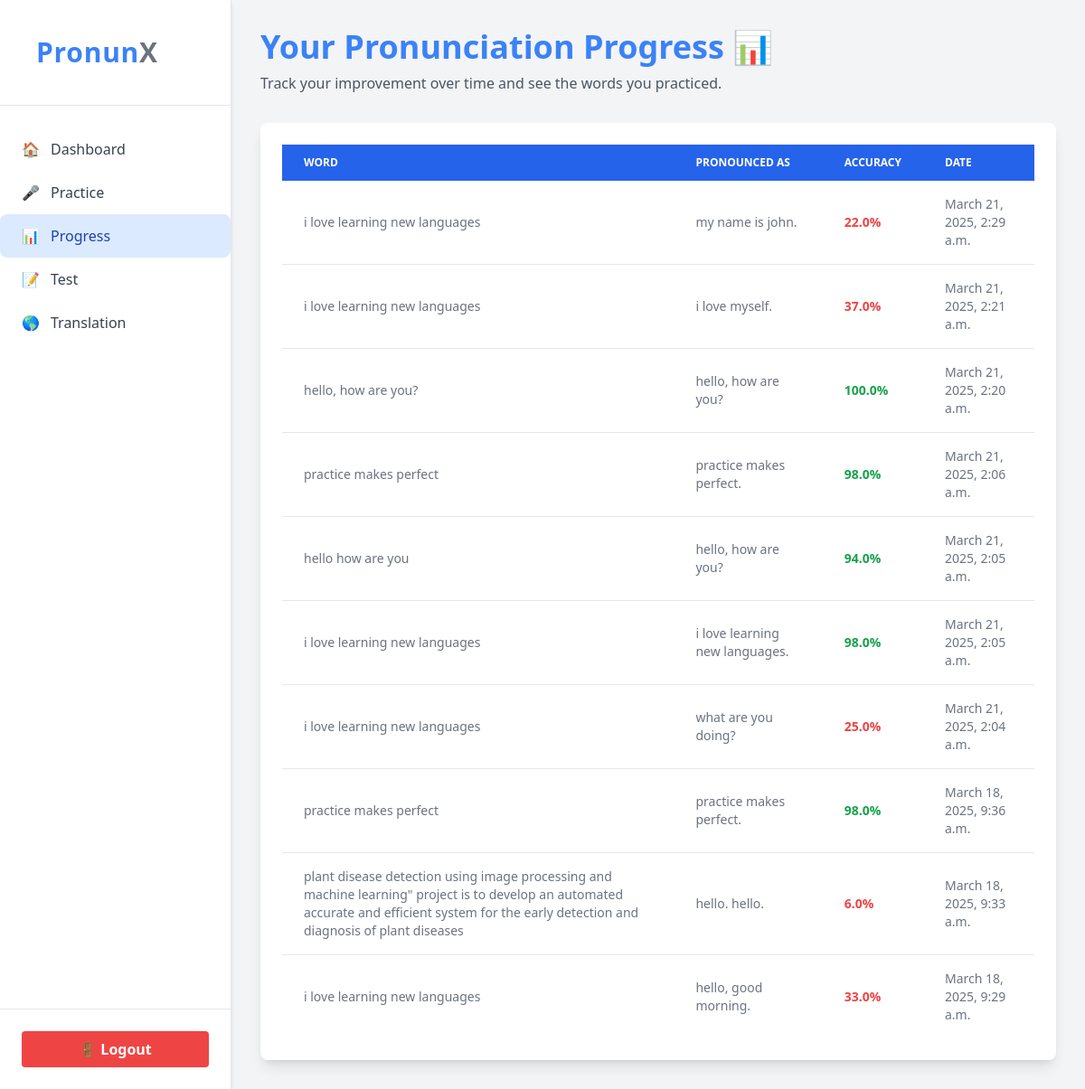
/progress/ (signed in), run on the app's committed database.
### pronunciation/models.py (models this page shows)
class PronunciationRecord(models.Model):
    user = models.ForeignKey(User, on_delete=models.CASCADE)  # Reference the custom User model
    word = models.CharField(max_length=100)
    spoken_word = models.CharField(max_length=100)
    accuracy = models.FloatField(default=100.0)
    timestamp = models.DateTimeField(auto_now_add=True)

### pronunciation/views.py (the view)
# urls.py: path("progress/", views.view_progress, name="progress"),
@login_required
def view_progress(request):
    records = PronunciationRecord.objects.filter(user=request.user).order_by('-timestamp')[:10]
    return render(request, "progress.html", {"records": records})

### templates/progress.html (shortened to what this page needs)
<!DOCTYPE html>
<html lang="en">
<head>
    <script src="https://cdn.tailwindcss.com"></script>
</head>
<body class="bg-gray-100 text-gray-900 font-sans antialiased">
    <div class="min-h-screen flex">
        <aside class="w-64 bg-white shadow-md border-r border-gray-200 flex flex-col">
            <div class="p-10 border-b">
                <h1 class="text-3xl font-bold text-blue-500 tracking-wide">Pronun<span class="text-gray-500">X</span></h1>
            </div>
            <nav class="mt-6 flex-1">
                <a href="/dashboard/" class="flex items-center px-6 py-3 text-gray-700 hover:bg-blue-100 hover:text-blue-800 transition rounded-lg">
                    🏠 <span class="ml-3">Dashboard</span>
                </a>
                <a href="/check_pronunciation/" class="flex items-center px-6 py-3 text-gray-700 hover:bg-blue-100 hover:text-blue-800 transition rounded-lg">
                    🎤 <span class="ml-3">Practice</span>
                </a>
                <a href="/progress/" class="flex items-center px-6 py-3 bg-blue-100 text-blue-800 rounded-lg">
                    📊 <span class="ml-3">Progress</span>
                </a>
                <a href="/test/" class="flex items-center px-6 py-3 text-gray-700 hover:bg-blue-100 hover:text-blue-800 transition rounded-lg">
                    📝 <span class="ml-3">Test</span>
                </a>
                <a href="/translate/" class="flex items-center px-6 py-3 text-gray-700 hover:bg-blue-100 hover:text-blue-800 transition rounded-lg">
                    🌎 <span class="ml-3">Translation</span>
                </a>
            </nav>
            <div class="p-6 border-t">
                <a href="/logout/" class="block w-full text-center bg-red-500 hover:bg-red-600 text-white font-semibold py-2 px-4 rounded transition duration-200">
                    🚪 Logout
                </a>
            </div>
        </aside>
        <main class="flex-1 p-8">
            <div class="mb-8">
                <h2 class="text-4xl font-bold text-blue-500">Your Pronunciation Progress 📊</h2>
                <p class="text-gray-600 mt-2">Track your improvement over time and see the words you practiced.</p>
            </div>
            <div class="bg-white shadow-lg rounded-lg p-6">
                <table class="w-full text-sm text-left text-gray-500">
                    <thead class="text-xs text-white uppercase bg-blue-600">
                        <tr>
                            <th scope="col" class="px-6 py-3">Word</th>
                            <th scope="col" class="px-6 py-3">Pronounced As</th>
                            <th scope="col" class="px-6 py-3">Accuracy</th>
                            <th scope="col" class="px-6 py-3">Date</th>
                        </tr>
                    </thead>
                    <tbody id="progress-body" class="divide-y divide-gray-200">
                        {% for record in records %}
                        <tr class="hover:bg-blue-50 transition">
                            <td class="px-6 py-4">{{ record.word }}</td>
                            <td class="px-6 py-4">{{ record.spoken_word }}</td>
                            <td class="px-6 py-4">
                                <span class="font-semibold {% if record.accuracy >= 80 %}text-green-600{% elif record.accuracy >= 50 %}text-yellow-500{% else %}text-red-500{% endif %}">
                                    {{ record.accuracy }}%
                                </span>
                            </td>
                            <td class="px-6 py-4">{{ record.timestamp }}</td>
                        </tr>
                        {% empty %}
                        <tr>
                            <td colspan="4" class="px-6 py-4 text-center text-gray-500">No progress recorded yet.</td>
                        </tr>
                        {% endfor %}
                    </tbody>
                </table>
            </div>
        </main>
    </div>
</body>
</html>

### data on the page
PronunciationRecord: word "i love learning new languages", spoken_word "my name is john.", accuracy "22.0", timestamp "March 21, 2025, 2:29 a.m."
PronunciationRecord: word "i love learning new languages", spoken_word "i love myself.", accuracy "37.0", timestamp "March 21, 2025, 2:21 a.m."
PronunciationRecord: word "hello, how are you?", spoken_word "hello, how are you?", accuracy "100.0", timestamp "March 21, 2025, 2:20 a.m."
PronunciationRecord: word "practice makes perfect", spoken_word "practice makes perfect.", accuracy "98.0", timestamp "March 21, 2025, 2:06 a.m."
PronunciationRecord: word "hello how are you", spoken_word "hello, how are you?", accuracy "94.0", timestamp "March 21, 2025, 2:05 a.m."
PronunciationRecord: word "i love learning new languages", spoken_word "i love learning new languages.", accuracy "98.0", timestamp "March 21, 2025, 2:05 a.m."
PronunciationRecord: word "i love learning new languages", spoken_word "what are you doing?", accuracy "25.0", timestamp "March 21, 2025, 2:04 a.m."
PronunciationRecord: word "practice makes perfect", spoken_word "practice makes perfect.", accuracy "98.0", timestamp "March 18, 2025, 9:36 a.m."
PronunciationRecord: word "plant disease detection using image processing and machine learning\" project is to develop an automated accurate and efficient system for the early detection and diagnosis of plant diseases", spoken_word "hello. hello.", accuracy "6.0", timestamp "March 18, 2025, 9:33 a.m."
PronunciationRecord: word "i love learning new languages", spoken_word "hello, good morning.", accuracy "33.0", timestamp "March 18, 2025, 9:29 a.m."
